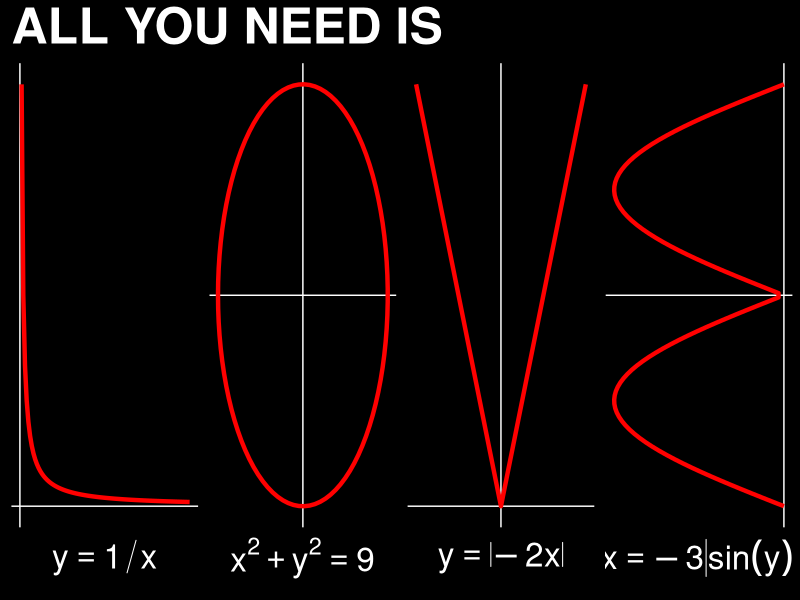
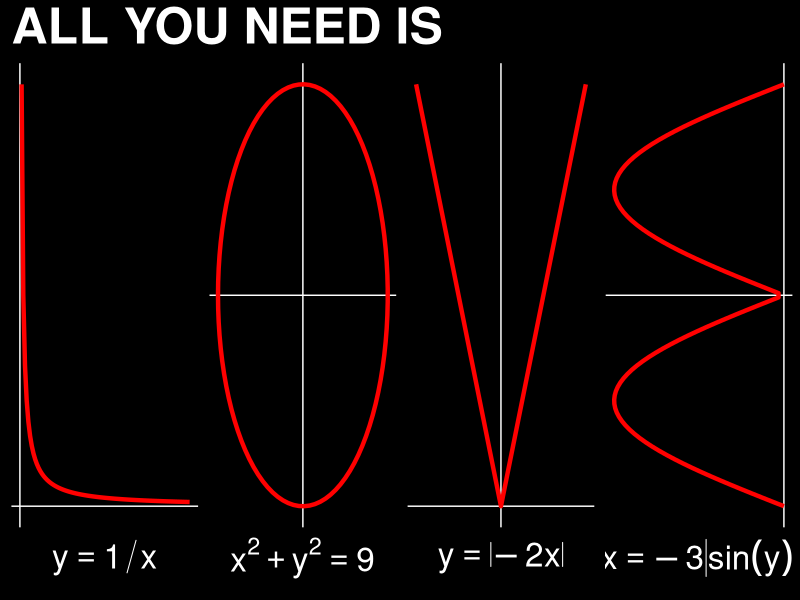

Write R code to recreate these figures, in order.
# this will be a great t-shirt one day
# source:
# http://stackoverflow.com/questions/39870405/plotting-equations-in-r

library(ggplot2)
library(dplyr)

L <- data_frame(x = 1:100,
                y = 1 / x)
O <- data_frame(t = seq(-pi, pi, l = 100),
                x = 3 * cos(t),
                y = 3 * sin(t))
V <- data_frame(x = -50:50,
                y = abs(-2 * x))
E <- data_frame(y = seq(-pi, pi, l = 100),
                x = -3 * abs(sin(y)))
pd <- bind_rows(L = L, O = O, V = V, E = E, .id = 'letter')

pd$letter <- factor(pd$letter, 
                    c('L', 'O', 'V', 'E'),
                    c('y == 1/x', 'x^2 + y^2 == 9', 'y == abs(-2*x)', 'x == -3*abs(sin(y))'))

ggplot(pd, aes(x, y)) +
  geom_vline(xintercept = 0, color = "white") + 
  geom_hline(yintercept = 0, color = "white") +
  geom_path(size = 1.5, col = 'red') +
  facet_wrap(~letter, scales = 'free', labeller = label_parsed, nrow = 1, switch = "x") +
  theme_minimal() +
  ggtitle("ALL YOU NEED IS") +
  theme(text = element_text(size = 30),
        plot.background = element_rect(fill = "black", color = "black"),
        axis.text = element_blank(), 
        axis.title = element_blank(),
        panel.grid = element_blank(),
        strip.text = element_text(color = "white", face = "italic"),
        title = element_text(color = "white", face = "bold"))

ggsave("~/Downloads/love_android.png", width = 19.20, height = 10.80, dpi = 100)
 
